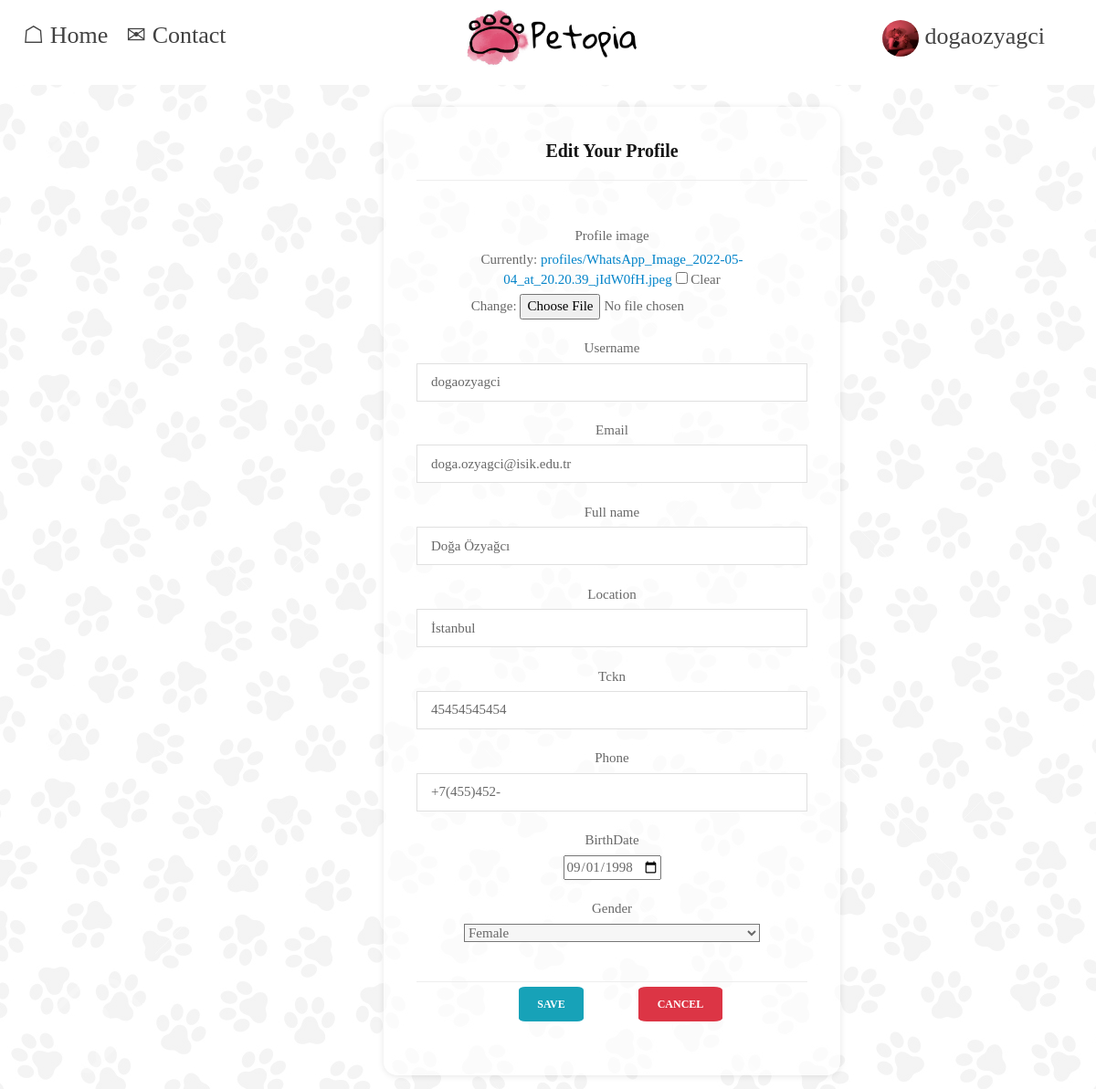
Before: /edit-profile/ (signed in) with the older database file.
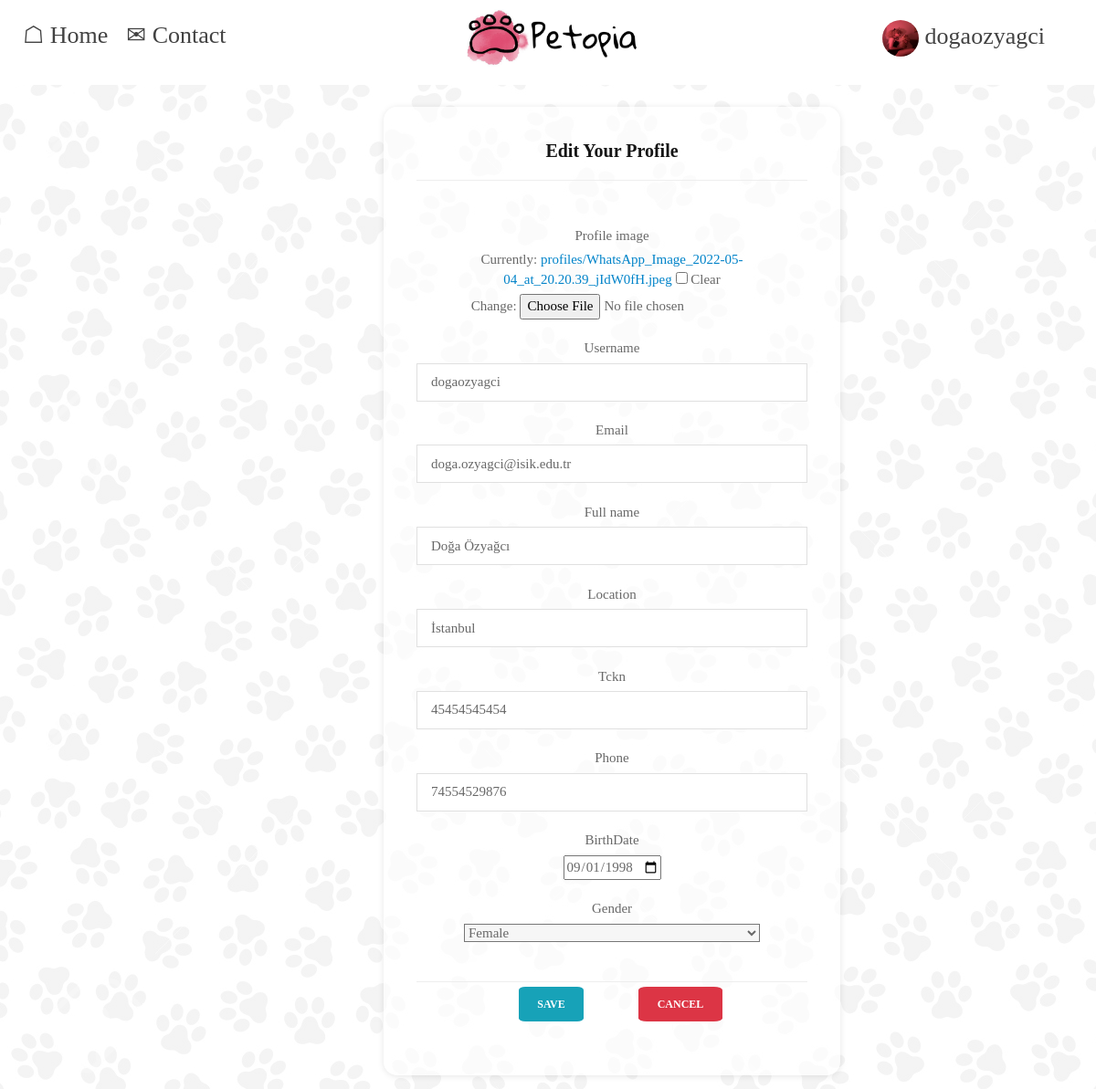
After: the same page with the newer database file.
### users/models.py (models this page shows, shortened)
class User(AbstractUser):
    GENDER_CHOICES = (
        ('Male', 'Male'),
        ('Female', 'Female'),
    )
    BUSINESS_TYPE = (
        ('Pet Shop', 'Pet Shop'),
        ('Pet Stylists', 'Pet Stylists'),
        ('Pet Hotel', 'Pet Hotel'),
        ('Veterinary', 'Veterinary'),
        ('Other', 'Other'),
    )
    email = models.EmailField(null=True, unique=True)
    user_type = models.CharField(max_length=20, null=True, editable=False)
    user_id = models.UUIDField(default=uuid.uuid4, unique=True, editable=False)
    full_name = models.CharField(max_length=200, null=True)
    location = models.CharField(max_length=200, null=True)
    tckn = models.CharField(max_length=11, null=True)
    phone = models.CharField(max_length=11, null=True)
    birthDate = models.DateField(null=True)
    gender = models.CharField(max_length=20, choices=GENDER_CHOICES, null=True)
    profile_image = models.ImageField(null=True, blank=True, upload_to='profiles/', default="profiles/user-default.jpg")
    created = models.DateTimeField(auto_now_add=True)
    business_name = models.CharField(max_length=200, null=True)
    tax_id = models.CharField(max_length=10, null=True, unique=True)
    information = models.TextField(max_length=500, null=True)
    address = models.TextField(max_length=500, null=True)
    logo = models.ImageField(null=True, blank=True, upload_to='profiles/', default="profiles/store-default.png")
    business_type = models.CharField(max_length=20, choices=BUSINESS_TYPE, null=True)

### users/views.py (the view)
# urls.py: path('edit-profile/', views.edit_profile, name="edit-profile"),
@login_required(login_url='login')
def edit_profile(request):
    profile = request.user
    petlover_form = PetLoverEditForm(instance=profile)
    business_form = BusinessEditForm(instance=profile)
    if request.method == 'POST':
        form = PetLoverEditForm(request.POST, request.FILES, instance=profile)
        if form.is_valid():
            form.save()
            messages.success(request, 'User was added edited')
            return redirect('profile')
    if request.method == 'POST':
        form = BusinessEditForm(request.POST, request.FILES, instance=profile)
        if form.is_valid():
            form.save()
            messages.success(request, 'User successfully edited')
            return redirect('profile')
    context = {'profile': profile, 'petlover_form': petlover_form, 'business_form':business_form}
    return render(request, 'users/edit-profile-form.html', context)

### users/forms.py
class PetLoverEditForm(ModelForm):
    class Meta:
        model = User
        fields = ['profile_image', 'username', 'email', 'full_name', 'location', 'tckn', 'phone', 'birthDate', 'gender']
        widgets = {
            'username': forms.TextInput(attrs={'class': 'unicorn'}),
            'full_name': forms.TextInput(attrs={'class': 'unicorn'}),
            'email': forms.TextInput(attrs={'class': 'unicorn'}),
            'location': forms.TextInput(attrs={'class': 'unicorn'}),
            'tckn': forms.TextInput(attrs={'class': 'unicorn', 'minlength': 11}),
            'phone': forms.TextInput(attrs={'class': 'unicorn', 'placeholder': '( )___ ___ __ __', 'minlength': 11}),
            'birthDate': forms.DateInput(attrs={'class': 'unicorn', 'type': 'date', 'max': datetime.now().date()}),
            'gender': forms.Select(attrs={'class': 'unicorn', 'style': 'width: 324px; background-color: #f6f6f6'}),
        }

### users/templates/users/edit-profile-form.html (shortened to what this page needs)
{% extends 'main-profile.html' %}
{% load static %}
{% block content %}
    {% if profile.user_type == 'business' %}
            <div class="col-md-4" style="margin-left: 35%; margin-top: 2%; min-width: 500px; font-family: cursive">
                <div class="row">
                    <div class="blog-page" style="width:100%">
                        <aside class="cardd radius-15 sidebar" style="background-color: #ffffffb0;">
                            <div class="widget-about widget">
                                <header>
                                   <h4> Edit Your Profile</h4>
                                    <hr>
                                </header>
                                <form method="post" action="" enctype="multipart/form-data">
                                    {% csrf_token %}
                                    {% for field in business_form %}
                                        <div>
                                        <label>{{ field.label }}</label>
                                            <br>
                                            {{ field }}
                                        <br> <br>
                                        </div>
                                    {% endfor %}
                                <hr>
                                    <input style="border-radius: 10%;margin-left: -133px;" class="btn btn-info" type="submit" value="Save">
                                </form>
                                <a href="{% url 'profile' %}">
                                    <input style="border-radius: 10%;margin-left: 150px;margin-top: -60px;max-width: 92px;" class="btn btn-danger" type="cancel" value="Cancel">
                                </a>
                            </div>
                        </aside>
                    </div>
                </div>
            </div>
    {% elif profile.user_type == 'petlover' %}
            <div class="col-md-4" style="margin-left: 35%; margin-top: 2%; min-width: 500px; font-family: cursive">
                <div class="row">
                    <div class="blog-page" style="width:100%">
                        <aside class="cardd radius-15 sidebar" style="background-color: #ffffffb0;">
                            <div class="widget-about widget">
                                <header>
                                   <h4> Edit Your Profile</h4>
                                    <hr>
                                </header>
                                <form method="post" action="" enctype="multipart/form-data">
                                    {% for field in petlover_form %}
                                        <div>
                                        <label>{{ field.label }}</label>
                                            <br>
                                            {{ field }}
                                        <br> <br>
                                        </div>
                                    {% endfor %}
                                <hr>
                                    <input style="border-radius: 10%;margin-left: -133px;" class="btn btn-info" type="submit" value="Save">
                                </form>
                                <a href="{% url 'profile' %}">
                                    <input style="border-radius: 10%;margin-left: 150px;margin-top: -60px;max-width: 92px;" class="btn btn-danger" type="cancel" value="Cancel">
                                </a>
                            </div>
                        </aside>
                    </div>
                </div>
            </div>
    {% endif %}
{% endblock content %}

### templates/navbar.html (shortened to what this page needs)
{% load static %}
<header>
    {% if request.user.is_authenticated %}
        <nav class="navbar navbar-expand-lg"
             style="background-color: white;display: flex;justify-content: space-between; font-family: cursive">
            <div id="navbarNavDropdown">
                <ul class="navbar-nav">
                    <li class="nav-item active">
                        <a class="nav-link" href="/"
                           style="color: #424242;font-size: 26px;font-family: cursive;margin-left: 10px;margin-top: -6px;">
                            <p>☖ Home</p>
                            <span class="sr-only">(current)</span></a>
                    </li>
                    <li class="nav-item">
                        <a class="nav-link" href="mailto:petopiasite@outlook.com"
                           style="color: #424242;font-size: 26px;font-family: cursive;margin-left: 10px;margin-top: -6px;">
                            <p>✉ Contact</p>
                            <span class="sr-only">(current)</span></a>
                    </li>
                </ul>
            </div>
            <div style="max-width: 200px;">
                <a href="/"><img src="{% static 'images/logo.png' %}" alt="adspot"></a>
            </div>
            <div class="dropdown">
                <button class="dropbtn" style="margin-right: 30px;background-color:
        white;color: #424242;font-size: 26px;font-family: cursive;">
                    <p style="">
                        {% if profile.user_type == 'petlover' %}
                            {% if profile.profile_image == '' %}
                                <img src="{% static 'images/profiles/user-default.jpg' %}" id="icon" alt="User Icon"
                                     style="border-radius: 50%;width: 40px;height: 40px; margin-top: 27px;margin-left: 13px;margin-right: -54px;">
                            {% else %}
                                <img src="{{ profile.profile_image.url }}" id="icon" alt="User Icon"
                                     style="border-radius: 50%;width: 40px;height: 40px;">
                            {% endif %}
                        {% endif %}
                        {{ profile.username }}
                    </p>
                </button>
            </div>
        </nav>
    {% endif %}
</header>

Changed rows visible on the page:
changed User "dogaozyagci": phone "+7(455)452-" → "74554529876"
